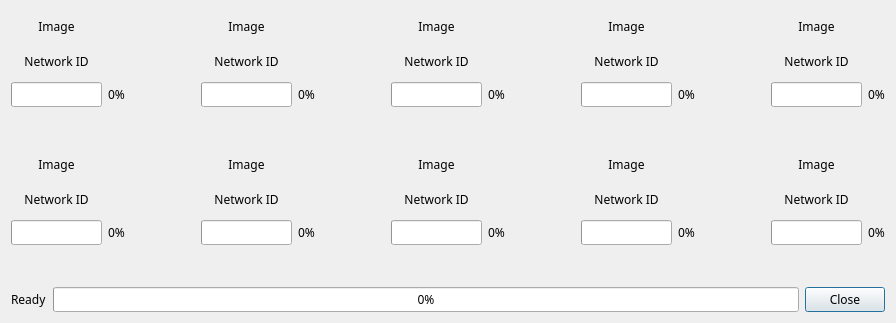
<?xml version="1.0" encoding="UTF-8"?>
<ui version="4.0">
 <class>modi2_esp32_firmware_update_list</class>
 <widget class="QDialog" name="modi2_esp32_firmware_update_list">
  <property name="geometry">
   <rect>
    <x>0</x>
    <y>0</y>
    <width>896</width>
    <height>323</height>
   </rect>
  </property>
  <property name="sizePolicy">
   <sizepolicy hsizetype="MinimumExpanding" vsizetype="MinimumExpanding">
    <horstretch>0</horstretch>
    <verstretch>0</verstretch>
   </sizepolicy>
  </property>
  <property name="minimumSize">
   <size>
    <width>0</width>
    <height>0</height>
   </size>
  </property>
  <property name="maximumSize">
   <size>
    <width>16777215</width>
    <height>16777215</height>
   </size>
  </property>
  <property name="font">
   <font>
    <family>LuxHanSans</family>
   </font>
  </property>
  <property name="focusPolicy">
   <enum>Qt::StrongFocus</enum>
  </property>
  <property name="windowTitle">
   <string>Update list</string>
  </property>
  <property name="autoFillBackground">
   <bool>false</bool>
  </property>
  <layout class="QVBoxLayout" name="verticalLayout">
   <item>
    <layout class="QHBoxLayout" name="horizontalLayout">
     <item>
      <layout class="QGridLayout" name="gridLayout">
       <item row="2" column="1">
        <widget class="QLabel" name="progress_value_1">
         <property name="text">
          <string>0%</string>
         </property>
         <property name="alignment">
          <set>Qt::AlignCenter</set>
         </property>
        </widget>
       </item>
       <item row="2" column="0">
        <widget class="QProgressBar" name="progress_bar_1">
         <property name="value">
          <number>0</number>
         </property>
         <property name="textVisible">
          <bool>false</bool>
         </property>
         <property name="orientation">
          <enum>Qt::Horizontal</enum>
         </property>
         <property name="textDirection">
          <enum>QProgressBar::TopToBottom</enum>
         </property>
        </widget>
       </item>
       <item row="3" column="0">
        <widget class="QLabel" name="error_message_1">
         <property name="text">
          <string/>
         </property>
         <property name="alignment">
          <set>Qt::AlignCenter</set>
         </property>
        </widget>
       </item>
       <item row="1" column="0">
        <widget class="QLabel" name="network_id_1">
         <property name="text">
          <string>Network ID</string>
         </property>
         <property name="alignment">
          <set>Qt::AlignCenter</set>
         </property>
        </widget>
       </item>
       <item row="0" column="0">
        <widget class="QLabel" name="image_1">
         <property name="text">
          <string>Image</string>
         </property>
         <property name="alignment">
          <set>Qt::AlignCenter</set>
         </property>
        </widget>
       </item>
      </layout>
     </item>
     <item>
      <spacer name="horizontalSpacer_2">
       <property name="orientation">
        <enum>Qt::Horizontal</enum>
       </property>
       <property name="sizeType">
        <enum>QSizePolicy::MinimumExpanding</enum>
       </property>
       <property name="sizeHint" stdset="0">
        <size>
         <width>37</width>
         <height>17</height>
        </size>
       </property>
      </spacer>
     </item>
     <item>
      <layout class="QGridLayout" name="gridLayout_2">
       <item row="1" column="0">
        <widget class="QLabel" name="network_id_2">
         <property name="text">
          <string>Network ID</string>
         </property>
         <property name="alignment">
          <set>Qt::AlignCenter</set>
         </property>
        </widget>
       </item>
       <item row="0" column="0">
        <widget class="QLabel" name="image_2">
         <property name="text">
          <string>Image</string>
         </property>
         <property name="alignment">
          <set>Qt::AlignCenter</set>
         </property>
        </widget>
       </item>
       <item row="2" column="1">
        <widget class="QLabel" name="progress_value_2">
         <property name="text">
          <string>0%</string>
         </property>
         <property name="alignment">
          <set>Qt::AlignCenter</set>
         </property>
        </widget>
       </item>
       <item row="3" column="0">
        <widget class="QLabel" name="error_message_2">
         <property name="text">
          <string/>
         </property>
         <property name="alignment">
          <set>Qt::AlignCenter</set>
         </property>
        </widget>
       </item>
       <item row="2" column="0">
        <widget class="QProgressBar" name="progress_bar_2">
         <property name="value">
          <number>0</number>
         </property>
         <property name="textVisible">
          <bool>false</bool>
         </property>
         <property name="orientation">
          <enum>Qt::Horizontal</enum>
         </property>
         <property name="textDirection">
          <enum>QProgressBar::TopToBottom</enum>
         </property>
        </widget>
       </item>
      </layout>
     </item>
     <item>
      <spacer name="horizontalSpacer_3">
       <property name="orientation">
        <enum>Qt::Horizontal</enum>
       </property>
       <property name="sizeType">
        <enum>QSizePolicy::MinimumExpanding</enum>
       </property>
       <property name="sizeHint" stdset="0">
        <size>
         <width>37</width>
         <height>17</height>
        </size>
       </property>
      </spacer>
     </item>
     <item>
      <layout class="QGridLayout" name="gridLayout_3">
       <item row="2" column="0">
        <widget class="QProgressBar" name="progress_bar_3">
         <property name="value">
          <number>0</number>
         </property>
         <property name="textVisible">
          <bool>false</bool>
         </property>
         <property name="orientation">
          <enum>Qt::Horizontal</enum>
         </property>
         <property name="textDirection">
          <enum>QProgressBar::TopToBottom</enum>
         </property>
        </widget>
       </item>
       <item row="3" column="0">
        <widget class="QLabel" name="error_message_3">
         <property name="text">
          <string/>
         </property>
         <property name="alignment">
          <set>Qt::AlignCenter</set>
         </property>
        </widget>
       </item>
       <item row="2" column="1">
        <widget class="QLabel" name="progress_value_3">
         <property name="text">
          <string>0%</string>
         </property>
         <property name="alignment">
          <set>Qt::AlignCenter</set>
         </property>
        </widget>
       </item>
       <item row="0" column="0">
        <widget class="QLabel" name="image_3">
         <property name="text">
          <string>Image</string>
         </property>
         <property name="alignment">
          <set>Qt::AlignCenter</set>
         </property>
        </widget>
       </item>
       <item row="1" column="0">
        <widget class="QLabel" name="network_id_3">
         <property name="text">
          <string>Network ID</string>
         </property>
         <property name="alignment">
          <set>Qt::AlignCenter</set>
         </property>
        </widget>
       </item>
      </layout>
     </item>
     <item>
      <spacer name="horizontalSpacer_4">
       <property name="orientation">
        <enum>Qt::Horizontal</enum>
       </property>
       <property name="sizeType">
        <enum>QSizePolicy::MinimumExpanding</enum>
       </property>
       <property name="sizeHint" stdset="0">
        <size>
         <width>37</width>
         <height>17</height>
        </size>
       </property>
      </spacer>
     </item>
     <item>
      <layout class="QGridLayout" name="gridLayout_4">
       <item row="1" column="0">
        <widget class="QLabel" name="network_id_4">
         <property name="text">
          <string>Network ID</string>
         </property>
         <property name="alignment">
          <set>Qt::AlignCenter</set>
         </property>
        </widget>
       </item>
       <item row="2" column="0">
        <widget class="QProgressBar" name="progress_bar_4">
         <property name="value">
          <number>0</number>
         </property>
         <property name="textVisible">
          <bool>false</bool>
         </property>
         <property name="orientation">
          <enum>Qt::Horizontal</enum>
         </property>
         <property name="textDirection">
          <enum>QProgressBar::TopToBottom</enum>
         </property>
        </widget>
       </item>
       <item row="2" column="1">
        <widget class="QLabel" name="progress_value_4">
         <property name="text">
          <string>0%</string>
         </property>
         <property name="alignment">
          <set>Qt::AlignCenter</set>
         </property>
        </widget>
       </item>
       <item row="3" column="0">
        <widget class="QLabel" name="error_message_4">
         <property name="text">
          <string/>
         </property>
         <property name="alignment">
          <set>Qt::AlignCenter</set>
         </property>
        </widget>
       </item>
       <item row="0" column="0">
        <widget class="QLabel" name="image_4">
         <property name="text">
          <string>Image</string>
         </property>
         <property name="alignment">
          <set>Qt::AlignCenter</set>
         </property>
        </widget>
       </item>
      </layout>
     </item>
     <item>
      <spacer name="horizontalSpacer_5">
       <property name="orientation">
        <enum>Qt::Horizontal</enum>
       </property>
       <property name="sizeType">
        <enum>QSizePolicy::MinimumExpanding</enum>
       </property>
       <property name="sizeHint" stdset="0">
        <size>
         <width>37</width>
         <height>17</height>
        </size>
       </property>
      </spacer>
     </item>
     <item>
      <layout class="QGridLayout" name="gridLayout_5">
       <item row="3" column="0">
        <widget class="QLabel" name="error_message_5">
         <property name="text">
          <string/>
         </property>
         <property name="alignment">
          <set>Qt::AlignCenter</set>
         </property>
        </widget>
       </item>
       <item row="2" column="1">
        <widget class="QLabel" name="progress_value_5">
         <property name="text">
          <string>0%</string>
         </property>
         <property name="alignment">
          <set>Qt::AlignCenter</set>
         </property>
        </widget>
       </item>
       <item row="0" column="0">
        <widget class="QLabel" name="image_5">
         <property name="text">
          <string>Image</string>
         </property>
         <property name="alignment">
          <set>Qt::AlignCenter</set>
         </property>
        </widget>
       </item>
       <item row="2" column="0">
        <widget class="QProgressBar" name="progress_bar_5">
         <property name="value">
          <number>0</number>
         </property>
         <property name="textVisible">
          <bool>false</bool>
         </property>
         <property name="orientation">
          <enum>Qt::Horizontal</enum>
         </property>
         <property name="textDirection">
          <enum>QProgressBar::TopToBottom</enum>
         </property>
        </widget>
       </item>
       <item row="1" column="0">
        <widget class="QLabel" name="network_id_5">
         <property name="text">
          <string>Network ID</string>
         </property>
         <property name="alignment">
          <set>Qt::AlignCenter</set>
         </property>
        </widget>
       </item>
      </layout>
     </item>
    </layout>
   </item>
   <item>
    <layout class="QHBoxLayout" name="horizontalLayout_2">
     <item>
      <layout class="QGridLayout" name="gridLayout_6">
       <item row="2" column="1">
        <widget class="QLabel" name="progress_value_6">
         <property name="text">
          <string>0%</string>
         </property>
         <property name="alignment">
          <set>Qt::AlignCenter</set>
         </property>
        </widget>
       </item>
       <item row="1" column="0">
        <widget class="QLabel" name="network_id_6">
         <property name="text">
          <string>Network ID</string>
         </property>
         <property name="alignment">
          <set>Qt::AlignCenter</set>
         </property>
        </widget>
       </item>
       <item row="0" column="0">
        <widget class="QLabel" name="image_6">
         <property name="text">
          <string>Image</string>
         </property>
         <property name="alignment">
          <set>Qt::AlignCenter</set>
         </property>
        </widget>
       </item>
       <item row="2" column="0">
        <widget class="QProgressBar" name="progress_bar_6">
         <property name="value">
          <number>0</number>
         </property>
         <property name="textVisible">
          <bool>false</bool>
         </property>
         <property name="orientation">
          <enum>Qt::Horizontal</enum>
         </property>
         <property name="textDirection">
          <enum>QProgressBar::TopToBottom</enum>
         </property>
        </widget>
       </item>
       <item row="3" column="0">
        <widget class="QLabel" name="error_message_6">
         <property name="text">
          <string/>
         </property>
         <property name="alignment">
          <set>Qt::AlignCenter</set>
         </property>
        </widget>
       </item>
      </layout>
     </item>
     <item>
      <spacer name="horizontalSpacer_6">
       <property name="orientation">
        <enum>Qt::Horizontal</enum>
       </property>
       <property name="sizeType">
        <enum>QSizePolicy::MinimumExpanding</enum>
       </property>
       <property name="sizeHint" stdset="0">
        <size>
         <width>37</width>
         <height>17</height>
        </size>
       </property>
      </spacer>
     </item>
     <item>
      <layout class="QGridLayout" name="gridLayout_7">
       <item row="2" column="0">
        <widget class="QProgressBar" name="progress_bar_7">
         <property name="value">
          <number>0</number>
         </property>
         <property name="textVisible">
          <bool>false</bool>
         </property>
         <property name="orientation">
          <enum>Qt::Horizontal</enum>
         </property>
         <property name="textDirection">
          <enum>QProgressBar::TopToBottom</enum>
         </property>
        </widget>
       </item>
       <item row="0" column="0">
        <widget class="QLabel" name="image_7">
         <property name="text">
          <string>Image</string>
         </property>
         <property name="alignment">
          <set>Qt::AlignCenter</set>
         </property>
        </widget>
       </item>
       <item row="2" column="1">
        <widget class="QLabel" name="progress_value_7">
         <property name="text">
          <string>0%</string>
         </property>
         <property name="alignment">
          <set>Qt::AlignCenter</set>
         </property>
        </widget>
       </item>
       <item row="3" column="0">
        <widget class="QLabel" name="error_message_7">
         <property name="text">
          <string/>
         </property>
         <property name="alignment">
          <set>Qt::AlignCenter</set>
         </property>
        </widget>
       </item>
       <item row="1" column="0">
        <widget class="QLabel" name="network_id_7">
         <property name="text">
          <string>Network ID</string>
         </property>
         <property name="alignment">
          <set>Qt::AlignCenter</set>
         </property>
        </widget>
       </item>
      </layout>
     </item>
     <item>
      <spacer name="horizontalSpacer_7">
       <property name="orientation">
        <enum>Qt::Horizontal</enum>
       </property>
       <property name="sizeType">
        <enum>QSizePolicy::MinimumExpanding</enum>
       </property>
       <property name="sizeHint" stdset="0">
        <size>
         <width>37</width>
         <height>17</height>
        </size>
       </property>
      </spacer>
     </item>
     <item>
      <layout class="QGridLayout" name="gridLayout_8">
       <item row="1" column="0">
        <widget class="QLabel" name="network_id_8">
         <property name="text">
          <string>Network ID</string>
         </property>
         <property name="alignment">
          <set>Qt::AlignCenter</set>
         </property>
        </widget>
       </item>
       <item row="0" column="0">
        <widget class="QLabel" name="image_8">
         <property name="text">
          <string>Image</string>
         </property>
         <property name="alignment">
          <set>Qt::AlignCenter</set>
         </property>
        </widget>
       </item>
       <item row="2" column="1">
        <widget class="QLabel" name="progress_value_8">
         <property name="text">
          <string>0%</string>
         </property>
         <property name="alignment">
          <set>Qt::AlignCenter</set>
         </property>
        </widget>
       </item>
       <item row="3" column="0">
        <widget class="QLabel" name="error_message_8">
         <property name="text">
          <string/>
         </property>
         <property name="alignment">
          <set>Qt::AlignCenter</set>
         </property>
        </widget>
       </item>
       <item row="2" column="0">
        <widget class="QProgressBar" name="progress_bar_8">
         <property name="value">
          <number>0</number>
         </property>
         <property name="textVisible">
          <bool>false</bool>
         </property>
         <property name="orientation">
          <enum>Qt::Horizontal</enum>
         </property>
         <property name="textDirection">
          <enum>QProgressBar::TopToBottom</enum>
         </property>
        </widget>
       </item>
      </layout>
     </item>
     <item>
      <spacer name="horizontalSpacer_8">
       <property name="orientation">
        <enum>Qt::Horizontal</enum>
       </property>
       <property name="sizeType">
        <enum>QSizePolicy::MinimumExpanding</enum>
       </property>
       <property name="sizeHint" stdset="0">
        <size>
         <width>37</width>
         <height>17</height>
        </size>
       </property>
      </spacer>
     </item>
     <item>
      <layout class="QGridLayout" name="gridLayout_9">
       <item row="2" column="1">
        <widget class="QLabel" name="progress_value_9">
         <property name="text">
          <string>0%</string>
         </property>
         <property name="alignment">
          <set>Qt::AlignCenter</set>
         </property>
        </widget>
       </item>
       <item row="3" column="0">
        <widget class="QLabel" name="error_message_9">
         <property name="text">
          <string/>
         </property>
         <property name="alignment">
          <set>Qt::AlignCenter</set>
         </property>
        </widget>
       </item>
       <item row="1" column="0">
        <widget class="QLabel" name="network_id_9">
         <property name="text">
          <string>Network ID</string>
         </property>
         <property name="alignment">
          <set>Qt::AlignCenter</set>
         </property>
        </widget>
       </item>
       <item row="2" column="0">
        <widget class="QProgressBar" name="progress_bar_9">
         <property name="value">
          <number>0</number>
         </property>
         <property name="textVisible">
          <bool>false</bool>
         </property>
         <property name="orientation">
          <enum>Qt::Horizontal</enum>
         </property>
         <property name="textDirection">
          <enum>QProgressBar::TopToBottom</enum>
         </property>
        </widget>
       </item>
       <item row="0" column="0">
        <widget class="QLabel" name="image_9">
         <property name="text">
          <string>Image</string>
         </property>
         <property name="alignment">
          <set>Qt::AlignCenter</set>
         </property>
        </widget>
       </item>
      </layout>
     </item>
     <item>
      <spacer name="horizontalSpacer_9">
       <property name="orientation">
        <enum>Qt::Horizontal</enum>
       </property>
       <property name="sizeType">
        <enum>QSizePolicy::MinimumExpanding</enum>
       </property>
       <property name="sizeHint" stdset="0">
        <size>
         <width>37</width>
         <height>17</height>
        </size>
       </property>
      </spacer>
     </item>
     <item>
      <layout class="QGridLayout" name="gridLayout_10">
       <item row="3" column="0">
        <widget class="QLabel" name="error_message_10">
         <property name="text">
          <string/>
         </property>
         <property name="alignment">
          <set>Qt::AlignCenter</set>
         </property>
        </widget>
       </item>
       <item row="2" column="0">
        <widget class="QProgressBar" name="progress_bar_10">
         <property name="value">
          <number>0</number>
         </property>
         <property name="textVisible">
          <bool>false</bool>
         </property>
         <property name="orientation">
          <enum>Qt::Horizontal</enum>
         </property>
         <property name="textDirection">
          <enum>QProgressBar::TopToBottom</enum>
         </property>
        </widget>
       </item>
       <item row="0" column="0">
        <widget class="QLabel" name="image_10">
         <property name="text">
          <string>Image</string>
         </property>
         <property name="alignment">
          <set>Qt::AlignCenter</set>
         </property>
        </widget>
       </item>
       <item row="1" column="0">
        <widget class="QLabel" name="network_id_10">
         <property name="text">
          <string>Network ID</string>
         </property>
         <property name="alignment">
          <set>Qt::AlignCenter</set>
         </property>
        </widget>
       </item>
       <item row="2" column="1">
        <widget class="QLabel" name="progress_value_10">
         <property name="text">
          <string>0%</string>
         </property>
         <property name="alignment">
          <set>Qt::AlignCenter</set>
         </property>
        </widget>
       </item>
      </layout>
     </item>
    </layout>
   </item>
   <item>
    <layout class="QHBoxLayout" name="horizontalLayout_3">
     <item>
      <widget class="QLabel" name="total_status">
       <property name="text">
        <string>Ready</string>
       </property>
      </widget>
     </item>
     <item>
      <widget class="QProgressBar" name="progress_bar_total">
       <property name="value">
        <number>0</number>
       </property>
      </widget>
     </item>
     <item>
      <widget class="QPushButton" name="close_button">
       <property name="text">
        <string>Close</string>
       </property>
      </widget>
     </item>
    </layout>
   </item>
  </layout>
 </widget>
 <resources/>
 <connections/>
 <slots>
  <slot>slot1()</slot>
  <slot>slot2()</slot>
  <slot>slot3()</slot>
 </slots>
</ui>
